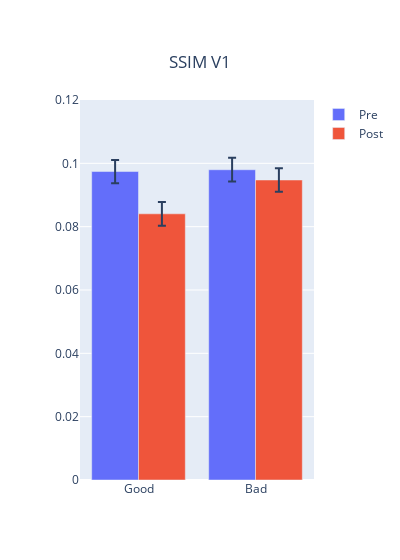

Notebook source saved alongside this figure:
### Code cell
fig = go.Figure()
fig.add_trace(go.Bar(
    name='Pre',
    x=['Good', 'Bad'], y=[PreGood[prop].mean(), PreBad[prop].mean()],
    error_y=dict(type='data', array=[PreGood[prop].std()/np.sqrt(PreGood[prop].count()), PreBad[prop].std()/np.sqrt(PreBad[prop].count())])
))
fig.add_trace(go.Bar(
    name='Post',
    x=['Good', 'Bad'], y=[PostGood[prop].mean(), PostBad[prop].mean()],
    error_y=dict(type='data', array=[PostGood[prop].std()/np.sqrt(PostGood[prop].count()), PostBad[prop].std()/np.sqrt(PostBad[prop].count())])
))
fig.update_layout(title={'text':'SSIM V1','y':0.9,'x':0.5,'xanchor':'center','yanchor':'top'},
                  yaxis=dict(range=[0, 0.12]), barmode='group',width=400)
fig.show()

### Figure 1 — Plotly figure (JSON) as saved in the notebook; plotly's stock layout.template omitted (floating-point values rounded to 4 significant figures)
{"data": [{"error_y": {"array": [0.003671, 0.003747], "type": "data"}, "name": "Pre", "type": "bar", "x": ["Good", "Bad"], "y": [0.09742, 0.09798]}, {"error_y": {"array": [0.003735, 0.003676], "type": "data"}, "name": "Post", "type": "bar", "x": ["Good", "Bad"], "y": [0.08406, 0.09473]}], "layout": {"barmode": "group", "title": {"text": "SSIM V1", "x": 0.5, "xanchor": "center", "y": 0.9, "yanchor": "top"}, "width": 400, "yaxis": {"range": [0, 0.12]}}}
